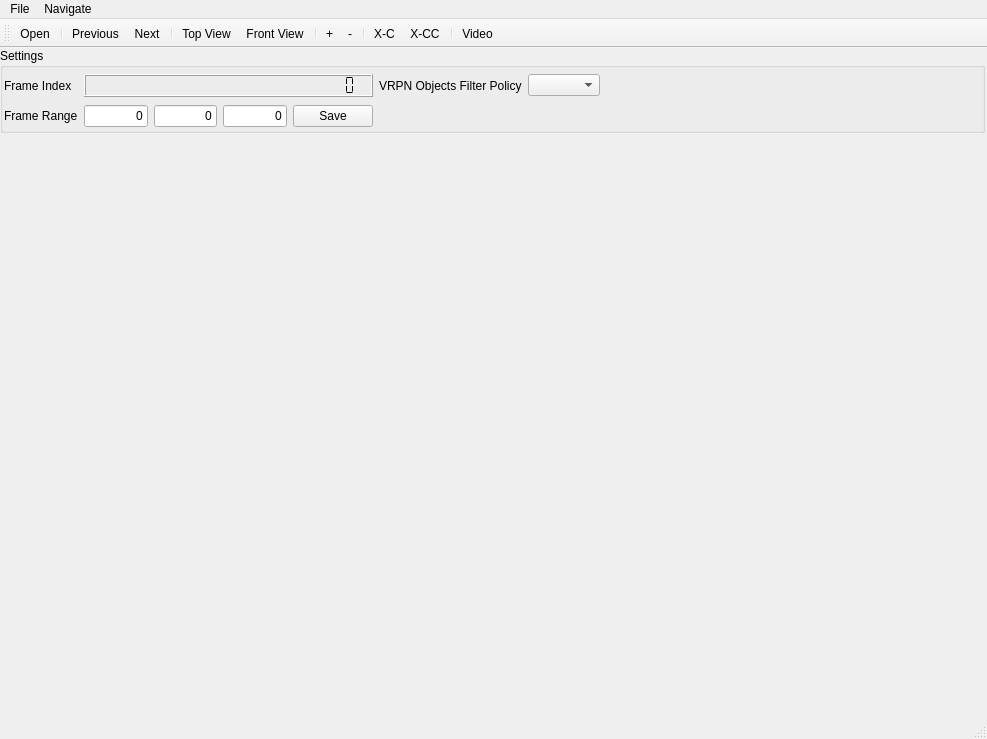
<?xml version="1.0" encoding="UTF-8"?>
<ui version="4.0">
 <class>Visualization_window</class>
 <widget class="QMainWindow" name="Visualization_window">
  <property name="geometry">
   <rect>
    <x>0</x>
    <y>0</y>
    <width>987</width>
    <height>739</height>
   </rect>
  </property>
  <property name="windowTitle">
   <string>MainWindow</string>
  </property>
  <widget class="QWidget" name="central_widget">
   <widget class="QWidget" name="verticalLayoutWidget">
    <property name="geometry">
     <rect>
      <x>0</x>
      <y>88</y>
      <width>985</width>
      <height>573</height>
     </rect>
    </property>
    <layout class="QVBoxLayout" name="scene_vertical_layout"/>
   </widget>
   <widget class="QGroupBox" name="settings_group_box">
    <property name="geometry">
     <rect>
      <x>0</x>
      <y>0</y>
      <width>985</width>
      <height>85</height>
     </rect>
    </property>
    <property name="title">
     <string>Settings</string>
    </property>
    <widget class="QWidget" name="gridLayoutWidget">
     <property name="geometry">
      <rect>
       <x>4</x>
       <y>24</y>
       <width>596</width>
       <height>59</height>
      </rect>
     </property>
     <layout class="QGridLayout" name="settings_grid">
      <item row="1" column="2">
       <widget class="QLabel" name="vrpn_filter_policy_label">
        <property name="text">
         <string>VRPN Objects Filter Policy</string>
        </property>
       </widget>
      </item>
      <item row="1" column="1">
       <widget class="QLCDNumber" name="frame_index_lcd">
        <property name="digitCount">
         <number>28</number>
        </property>
        <property name="segmentStyle">
         <enum>QLCDNumber::Flat</enum>
        </property>
       </widget>
      </item>
      <item row="2" column="1">
       <layout class="QGridLayout" name="frame_range_grid">
        <item row="0" column="0">
         <widget class="QLineEdit" name="start_frame_edit">
          <property name="text">
           <string>0</string>
          </property>
          <property name="alignment">
           <set>Qt::AlignRight|Qt::AlignTrailing|Qt::AlignVCenter</set>
          </property>
         </widget>
        </item>
        <item row="0" column="2">
         <widget class="QLineEdit" name="outcome_label_edit">
          <property name="text">
           <string>0</string>
          </property>
          <property name="alignment">
           <set>Qt::AlignRight|Qt::AlignTrailing|Qt::AlignVCenter</set>
          </property>
         </widget>
        </item>
        <item row="0" column="1">
         <widget class="QLineEdit" name="end_frame_edit">
          <property name="text">
           <string>0</string>
          </property>
          <property name="alignment">
           <set>Qt::AlignRight|Qt::AlignTrailing|Qt::AlignVCenter</set>
          </property>
         </widget>
        </item>
        <item row="0" column="3">
         <widget class="QPushButton" name="save_outcome_button">
          <property name="text">
           <string>Save</string>
          </property>
         </widget>
        </item>
       </layout>
      </item>
      <item row="1" column="0">
       <widget class="QLabel" name="frame_index_label">
        <property name="text">
         <string>Frame Index</string>
        </property>
       </widget>
      </item>
      <item row="2" column="0">
       <widget class="QLabel" name="frame_range_label">
        <property name="text">
         <string>Frame Range</string>
        </property>
       </widget>
      </item>
      <item row="1" column="3">
       <widget class="QComboBox" name="vrpn_filter_policy_combobox">
        <property name="currentText">
         <string/>
        </property>
       </widget>
      </item>
     </layout>
    </widget>
   </widget>
  </widget>
  <widget class="QMenuBar" name="menu_bar">
   <property name="geometry">
    <rect>
     <x>0</x>
     <y>0</y>
     <width>987</width>
     <height>21</height>
    </rect>
   </property>
   <widget class="QMenu" name="menu_file">
    <property name="title">
     <string>File</string>
    </property>
    <addaction name="file_open"/>
   </widget>
   <widget class="QMenu" name="menu_navigate">
    <property name="title">
     <string>Navigate</string>
    </property>
    <addaction name="action_previous"/>
    <addaction name="action_next"/>
   </widget>
   <addaction name="menu_file"/>
   <addaction name="menu_navigate"/>
  </widget>
  <widget class="QStatusBar" name="statusbar"/>
  <widget class="QToolBar" name="tool_bar">
   <property name="windowTitle">
    <string>toolBar</string>
   </property>
   <attribute name="toolBarArea">
    <enum>TopToolBarArea</enum>
   </attribute>
   <attribute name="toolBarBreak">
    <bool>false</bool>
   </attribute>
   <addaction name="file_open"/>
   <addaction name="separator"/>
   <addaction name="action_previous"/>
   <addaction name="action_next"/>
   <addaction name="separator"/>
   <addaction name="action_show_top_view"/>
   <addaction name="action_show_front_view"/>
   <addaction name="separator"/>
   <addaction name="action_zoom_in"/>
   <addaction name="action_zoom_out"/>
   <addaction name="separator"/>
   <addaction name="action_pitch_clockwise"/>
   <addaction name="action_pitch_counterclockwise"/>
   <addaction name="separator"/>
   <addaction name="action_launch_video"/>
  </widget>
  <action name="file_open">
   <property name="text">
    <string>Open</string>
   </property>
   <property name="shortcut">
    <string>Ctrl+O</string>
   </property>
  </action>
  <action name="action_previous">
   <property name="text">
    <string>Previous</string>
   </property>
  </action>
  <action name="action_next">
   <property name="text">
    <string>Next</string>
   </property>
  </action>
  <action name="action_show_front_view">
   <property name="text">
    <string>Front View</string>
   </property>
  </action>
  <action name="action_show_top_view">
   <property name="text">
    <string>Top View</string>
   </property>
  </action>
  <action name="action_zoom_in">
   <property name="text">
    <string>+</string>
   </property>
  </action>
  <action name="action_zoom_out">
   <property name="text">
    <string>-</string>
   </property>
  </action>
  <action name="action_pitch_clockwise">
   <property name="text">
    <string>X-C</string>
   </property>
   <property name="toolTip">
    <string>Pitch Clockwise</string>
   </property>
  </action>
  <action name="action_pitch_counterclockwise">
   <property name="text">
    <string>X-CC</string>
   </property>
   <property name="toolTip">
    <string>Pitch Counter-Clockwise</string>
   </property>
  </action>
  <action name="action_launch_video">
   <property name="text">
    <string>Video</string>
   </property>
   <property name="toolTip">
    <string>Launch Video</string>
   </property>
  </action>
 </widget>
 <resources/>
 <connections/>
</ui>
